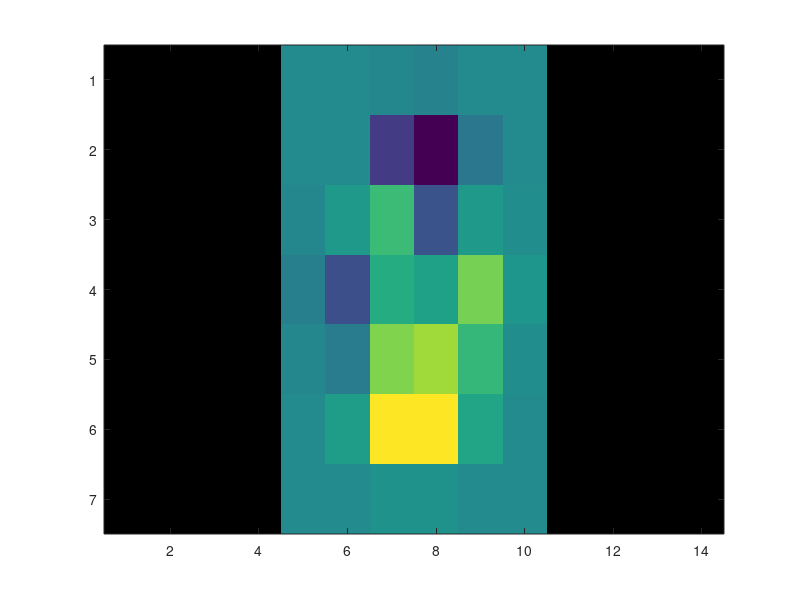
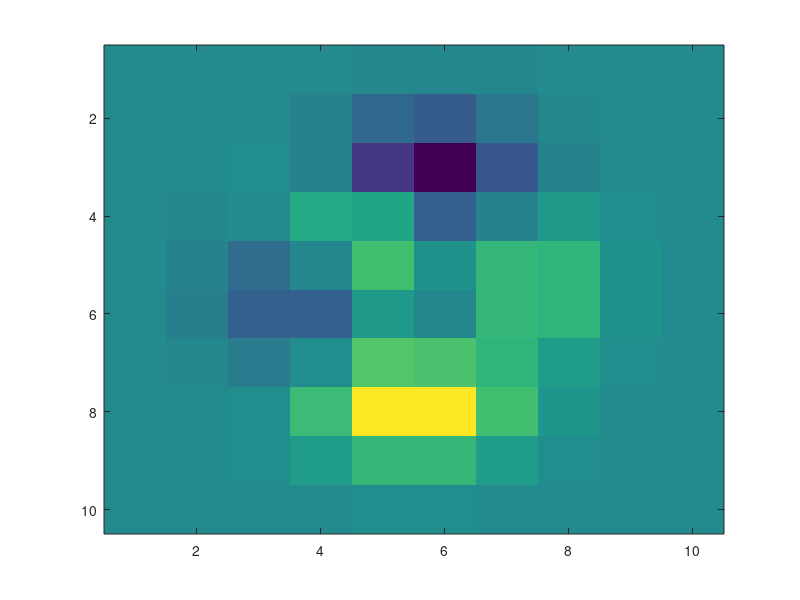

These charts were generated, in order, by the following MATLAB code: (Note: this script raises an error after producing the figures.)
    [X,Y,V] = peaks(10);
    [Xq,Yq] = meshgrid(-6.5:6.5,-3:3);
    Vq = interp2(X,Y,V,Xq,Yq);
    imagesc(Vq)
    figure
    imagesc(V)
    
    
    interp1q([1:5]',[1:5]',[1.1 2.4 3.3 4.4 4.9]')